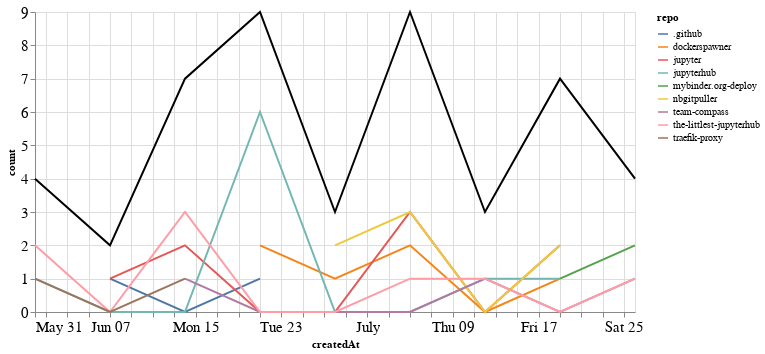

The code cell stored with this chart in its notebook:
### Markdown cell above
## Comments

### Code cell
comments_time = comments.groupby('repo').resample('W', on='createdAt').count()['author'].reset_index()
comments_time = comments_time.rename(columns={'author': 'count'})
comments_time_total = comments_time.groupby('createdAt').agg({"count": "sum"}).reset_index()
ch1 = alt.Chart(comments_time, width=600).mark_line().encode(
    x='createdAt',
    y='count',
    color='repo',
    tooltip="repo"
)

ch2 = alt.Chart(comments_time_total, width=600).mark_line(color="black").encode(
    x='createdAt',
    y='count',
)

ch1 + ch2

### Figure 1 — Vega-Lite specification as saved in the notebook (floating-point values rounded to 4 significant figures)
{"config": {"axisLeft": {"labelFontSize": 15}, "axisBottom": {"labelFontSize": 15}}, "layer": [{"data": {"name": "data-f255cb5752588df52198678cb0043eaf"}, "mark": "line", "encoding": {"color": {"type": "nominal", "field": "repo"}, "tooltip": {"type": "nominal", "field": "repo"}, "x": {"type": "temporal", "field": "createdAt"}, "y": {"type": "quantitative", "field": "count"}}, "width": 600}, {"data": {"name": "data-b233d5ddd032d9be8c7e1e036c77d9eb"}, "mark": {"type": "line", "color": "black"}, "encoding": {"x": {"type": "temporal", "field": "createdAt"}, "y": {"type": "quantitative", "field": "count"}}, "width": 600}], "$schema": "https://vega.github.io/schema/vega-lite/v4.8.1.json", "datasets": {"data-f255cb5752588df52198678cb0043eaf": [{"repo": ".github", "createdAt": "2020-06-07T00:00:00", "count": 1}, {"repo": ".github", "createdAt": "2020-06-14T00:00:00", "count": 0}, {"repo": ".github", "createdAt": "2020-06-21T00:00:00", "count": 1}, {"repo": "dockerspawner", "createdAt": "2020-06-21T00:00:00", "count": 2}, {"repo": "dockerspawner", "createdAt": "2020-06-28T00:00:00", "count": 1}, {"repo": "dockerspawner", "createdAt": "2020-07-05T00:00:00", "count": 2}, {"repo": "dockerspawner", "createdAt": "2020-07-12T00:00:00", "count": 0}, {"repo": "dockerspawner", "createdAt": "2020-07-19T00:00:00", "count": 1}, {"repo": "jupyter", "createdAt": "2020-06-07T00:00:00", "count": 1}, {"repo": "jupyter", "createdAt": "2020-06-14T00:00:00", "count": 2}, {"repo": "jupyter", "createdAt": "2020-06-21T00:00:00", "count": 0}, {"repo": "jupyter", "createdAt": "2020-06-28T00:00:00", "count": 0}, {"repo": "jupyter", "createdAt": "2020-07-05T00:00:00", "count": 3}, {"repo": "jupyter", "createdAt": "2020-07-12T00:00:00", "count": 0}, {"repo": "jupyter", "createdAt": "2020-07-19T00:00:00", "count": 2}, {"repo": "jupyterhub", "createdAt": "2020-05-31T00:00:00", "count": 1}, {"repo": "jupyterhub", "createdAt": "2020-06-07T00:00:00", "count": 0}, {"repo": "jupyterhub", "createdAt": "2020-06-14T00:00:00", "count": 0}, {"repo": "jupyterhub", "createdAt": "2020-06-21T00:00:00", "count": 6}, {"repo": "jupyterhub", "createdAt": "2020-06-28T00:00:00", "count": 0}, {"repo": "jupyterhub", "createdAt": "2020-07-05T00:00:00", "count": 0}, {"repo": "jupyterhub", "createdAt": "2020-07-12T00:00:00", "count": 1}, {"repo": "jupyterhub", "createdAt": "2020-07-19T00:00:00", "count": 1}, {"repo": "mybinder.org-deploy", "createdAt": "2020-07-19T00:00:00", "count": 1}, {"repo": "mybinder.org-deploy", "createdAt": "2020-07-26T00:00:00", "count": 2}, {"repo": "nbgitpuller", "createdAt": "2020-06-28T00:00:00", "count": 2}, {"repo": "nbgitpuller", "createdAt": "2020-07-05T00:00:00", "count": 3}, {"repo": "nbgitpuller", "createdAt": "2020-07-12T00:00:00", "count": 0}, {"repo": "nbgitpuller", "createdAt": "2020-07-19T00:00:00", "count": 2}, {"repo": "team-compass", "createdAt": "2020-06-14T00:00:00", "count": 1}, {"repo": "team-compass", "createdAt": "2020-06-21T00:00:00", "count": 0}, {"repo": "team-compass", "createdAt": "2020-06-28T00:00:00", "count": 0}, {"repo": "team-compass", "createdAt": "2020-07-05T00:00:00", "count": 0}, {"repo": "team-compass", "createdAt": "2020-07-12T00:00:00", "count": 1}, {"repo": "team-compass", "createdAt": "2020-07-19T00:00:00", "count": 0}, {"repo": "team-compass", "createdAt": "2020-07-26T00:00:00", "count": 1}, {"repo": "the-littlest-jupyterhub", "createdAt": "2020-05-31T00:00:00", "count": 2}, {"repo": "the-littlest-jupyterhub", "createdAt": "2020-06-07T00:00:00", "count": 0}, {"repo": "the-littlest-jupyterhub", "createdAt": "2020-06-14T00:00:00", "count": 3}, {"repo": "the-littlest-jupyterhub", "createdAt": "2020-06-21T00:00:00", "count": 0}, {"repo": "the-littlest-jupyterhub", "createdAt": "2020-06-28T00:00:00", "count": 0}, {"repo": "the-littlest-jupyterhub", "createdAt": "2020-07-05T00:00:00", "count": 1}, {"repo": "the-littlest-jupyterhub", "createdAt": "2020-07-12T00:00:00", "count": 1}, {"repo": "the-littlest-jupyterhub", "createdAt": "2020-07-19T00:00:00", "count": 0}, {"repo": "the-littlest-jupyterhub", "createdAt": "2020-07-26T00:00:00", "count": 1}, {"repo": "traefik-proxy", "createdAt": "2020-05-31T00:00:00", "count": 1}, {"repo": "traefik-proxy", "createdAt": "2020-06-07T00:00:00", "count": 0}, {"repo": "traefik-proxy", "createdAt": "2020-06-14T00:00:00", "count": 1}], "data-b233d5ddd032d9be8c7e1e036c77d9eb": [{"createdAt": "2020-05-31T00:00:00", "count": 4}, {"createdAt": "2020-06-07T00:00:00", "count": 2}, {"createdAt": "2020-06-14T00:00:00", "count": 7}, {"createdAt": "2020-06-21T00:00:00", "count": 9}, {"createdAt": "2020-06-28T00:00:00", "count": 3}, {"createdAt": "2020-07-05T00:00:00", "count": 9}, {"createdAt": "2020-07-12T00:00:00", "count": 3}, {"createdAt": "2020-07-19T00:00:00", "count": 7}, {"createdAt": "2020-07-26T00:00:00", "count": 4}]}}
